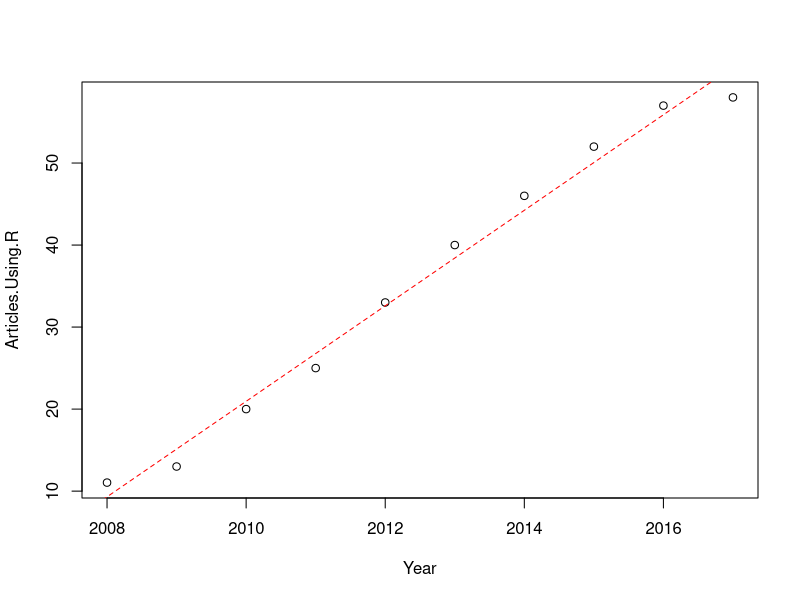

This chart was generated by the following R code: (Note: this script raises an error after producing the figure.)
## ---- chunk 1
knitr::opts_chunk$set(echo = TRUE)
## ---- chunk 2

#install.packages(c("dplyr","ggplot2","knitr"))

library(dplyr)
library(ggplot2)
library(knitr)
## ---- chunk 3
Articles_Use <- read.csv("./DATA/Articles_Use.csv")
head(Articles_Use) # Check if the import OK
str(Articles_Use) #Check variables and their types
## ---- chunk 4
total_articles <- sum(Articles_Use$Total_Number_Articles, na.rm = TRUE)
mean_articles <- mean(Articles_Use$Total_Number_Articles, na.rm = TRUE)
min_articles <- min(Articles_Use$Total_Number_Articles, na.rm = TRUE)
max_articles <- max(Articles_Use$Total_Number_Articles, na.rm = TRUE)

total_articles

paste0("average (mean) = ", mean_articles,
      " minimum (min) = ", min_articles,
      " maximum (max) = ", max_articles,
      " number of articles")
## ---- chunk 5
Top_journal <- Articles_Use$Journal[(Articles_Use$Total_Number_Articles == max(Articles_Use$Total_Number_Articles, na.rm = TRUE))]

Top_journal
## ---- chunk 6
journal_ranking <- Articles_Use[order(Articles_Use$Total_Number_Articles),c("Journal", "Total_Number_Articles")]

knitr::kable(journal_ranking, caption = "Increasing number of articles")
## ---- chunk 7
MeanPercent2008_2017 <- read.csv("./DATA/MeanPercent2008_2017.csv")
head(MeanPercent2008_2017) # Check if the import OK
str(MeanPercent2008_2017) #Check variables and their types
## ---- chunk 8
   correlation_result <- cor.test(MeanPercent2008_2017$Year, # Var_1
                                  MeanPercent2008_2017$Articles.Using.R) # Var_2
## ---- chunk 9
   Model.1 <- lm(Articles.Using.R ~ Year, # The regression 
                 data = MeanPercent2008_2017) # The data

   annual_rate_increase <- coef(Model.1)[2] # Extract the annual rate of increase 
   annual_rate_increase
   
      plot(Articles.Using.R ~ Year, data = MeanPercent2008_2017)
   abline(Model.1,  # The linear model object
          col = "red",  # The color of the line
          lty = 2     # A dashed line type
   )
## ---- chunk 10
# Here the caption has to be part of the R chunk header fig.cap = "caption"
knitr::include_graphics("./DATA/PopularPackages.png") 
## ---- chunk 11
# CODE HERE
## ---- chunk 12
# CODE HERE
## ---- chunk 13
# CODE HERE
## ---- chunk 14
# CODE HERE
## ---- chunk 15
# CODE HERE
